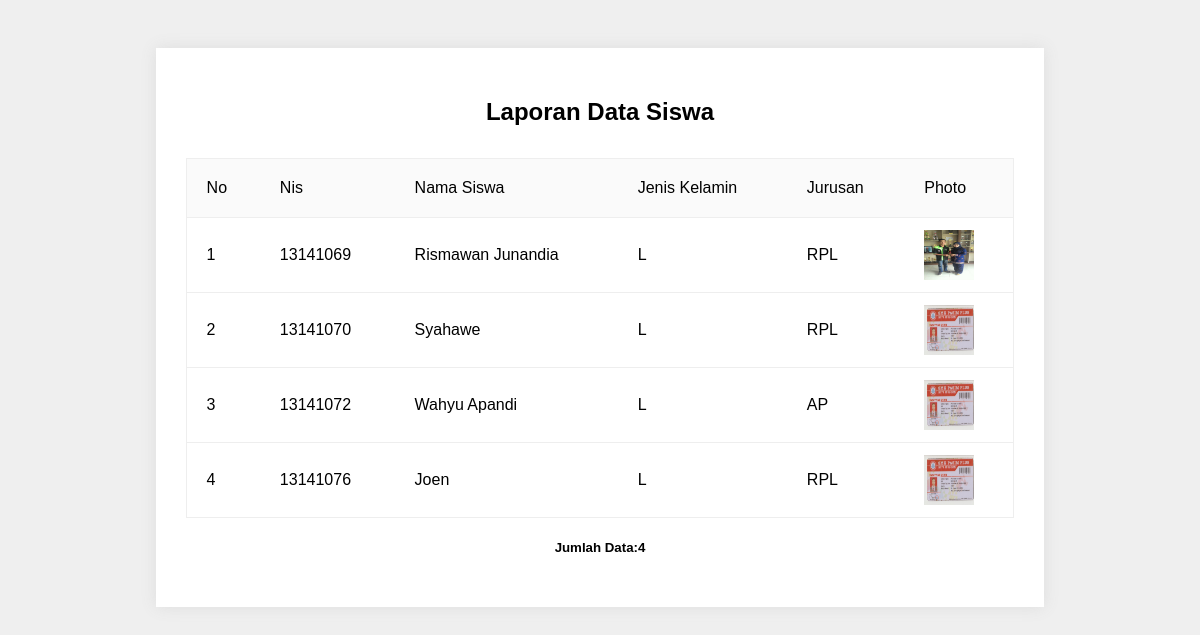
Page /backend/laporan/lap_siswa.php on the committed database.
### tables this page shows
CREATE TABLE IF NOT EXISTS `siswa` (
  `NIS` int(11) NOT NULL,
  `ID_WALI` varchar(15) NOT NULL,
  `NAMA_SISWA` varchar(35) DEFAULT NULL,
  `JK_SISWA` char(2) DEFAULT NULL,
  `AGAMA_SISWA` varchar(15) DEFAULT NULL,
  `TEMPAT_LAHIR` varchar(20) NOT NULL,
  `TGL_LAHIR` date DEFAULT NULL,
  `TELP_SISWA` varchar(13) DEFAULT NULL,
  `ALAMAT_SISWA` longtext,
  `USERNAME_SISWA` varchar(30) DEFAULT NULL,
  `PASSWORD_SISWA` varchar(70) DEFAULT NULL,
  `FOTO` text NOT NULL,
  `ID_JURUSAN` int(3) NOT NULL,
  `THN_MASUK` int(4) NOT NULL
);

CREATE TABLE IF NOT EXISTS `jurusan` (
  `ID_JURUSAN` int(2) NOT NULL,
  `NAMA_JURUSAN` varchar(50) NOT NULL,
  `SINGKATAN` varchar(10) NOT NULL
);

### backend/laporan/lap_siswa.php (the view, shortened to what this page needs)
<html>
<head>
	<?php
        if(isset($_GET['id'])){
           		if($_GET['id']==""){
           			$filterSql = "";
           		}else{$filterSql = "AND THN_MASUK='$_GET[id]'"; }
        }else{
                $filterSql = "";
             }
?>
<body>
 <div id="wrapshopcart">
<center><p align='center'><h2>Laporan Data Siswa</h2></p>
<?php
$query=mysql_query("SELECT siswa.*,jurusan.SINGKATAN FROM SISWA,JURUSAN where siswa.ID_JURUSAN=jurusan.ID_JURUSAN $filterSql");
		echo "<table border='1' class='pure-table'>
			<thead>
			<tr>
				<th>No</th>
				<th>Nis</th>
			    <th>Nama Siswa</th>
			    <th>Jenis Kelamin</th>
			    <th>Jurusan</th>
				<th>Photo</th>
			</tr>
			</thead>
			<tbody>
				";
			$i=0;
	while($r=mysql_fetch_array($query))
	{
		$i++;
			echo "<tr><td>$i</td><td>$r[NIS]</td>
					  <td>$r[NAMA_SISWA]</td>
					  <td>$r[JK_SISWA]</td>
					  <td>$r[SINGKATAN]</td>
					  <td><img src='../siswa/photo/$r[FOTO]' width='50px' height='50px'></td>
				  </tr>";
	}
		echo "</tbody></table>";
?>
<h5>Jumlah Data:<?=mysql_num_rows($query)?></h5>
	</div>
</body>
</html>

### backend/laporan/lap_siswa.php (style rules this page uses)
body { background:#efefef;font-family:arial; }
#wrapshopcart { width:70%;margin:3em auto;padding:30px;background:#fff;box-shadow:0 0 15px #ddd; }
p { font-size:1em;margin:0; }
table { margin:2em 0 0 0; border:1px solid #eee;width:100%; border-collapse: separate;border-spacing:0; }
table th { background:#fafafa; border:none; padding:20px ; font-weight:normal;text-align:left; }
table td { background:#fff; border:none; padding:12px 20px; font-weight:normal;text-align:left; border-top:1px solid #eee; }

### rows in the picture
siswa: NIS "13141069", NAMA_SISWA "Rismawan Junandia", JK_SISWA "L", ID_JURUSAN.SINGKATAN "RPL", FOTO (picture)
siswa: NIS "13141070", NAMA_SISWA "Syahawe", JK_SISWA "L", ID_JURUSAN.SINGKATAN "RPL", FOTO (picture)
siswa: NIS "13141072", NAMA_SISWA "Wahyu Apandi", JK_SISWA "L", ID_JURUSAN.SINGKATAN "AP", FOTO (picture)
siswa: NIS "13141076", NAMA_SISWA "Joen", JK_SISWA "L", ID_JURUSAN.SINGKATAN "RPL", FOTO (picture)

### other values in the picture
mysql_num_rows($query) "4"
